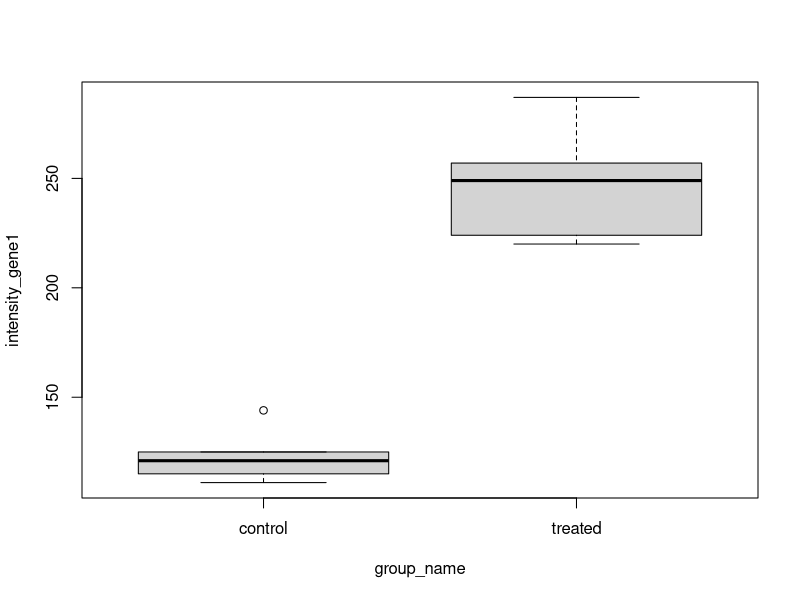
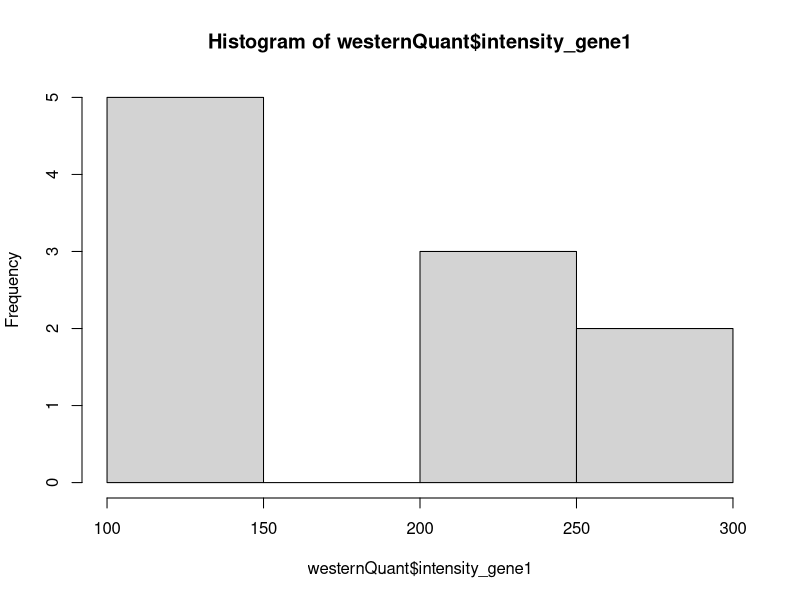
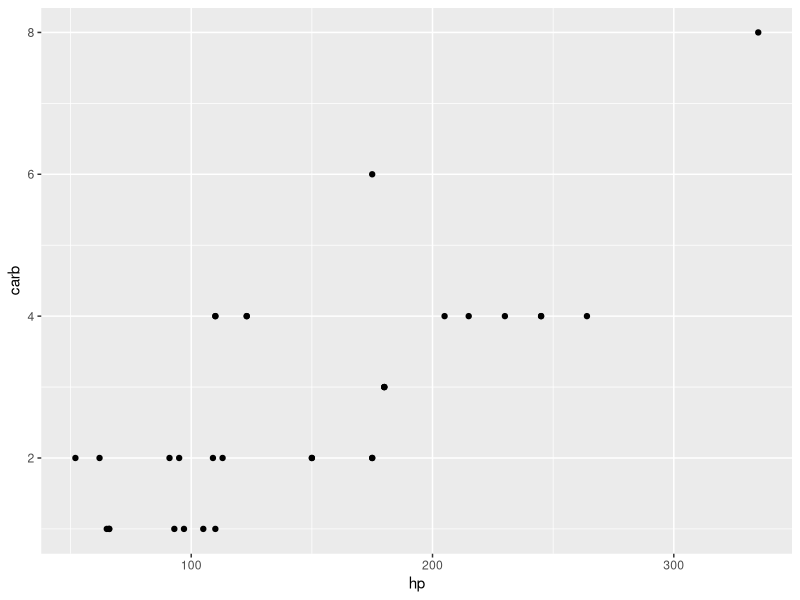
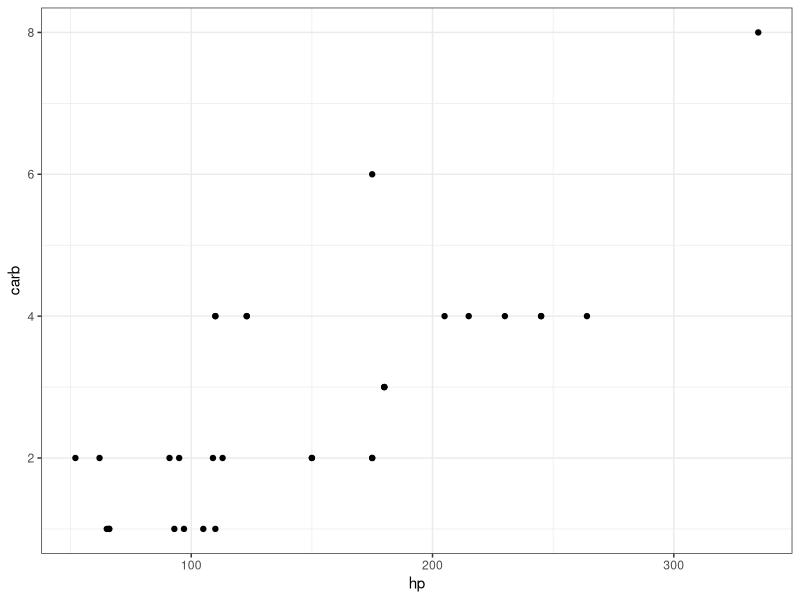
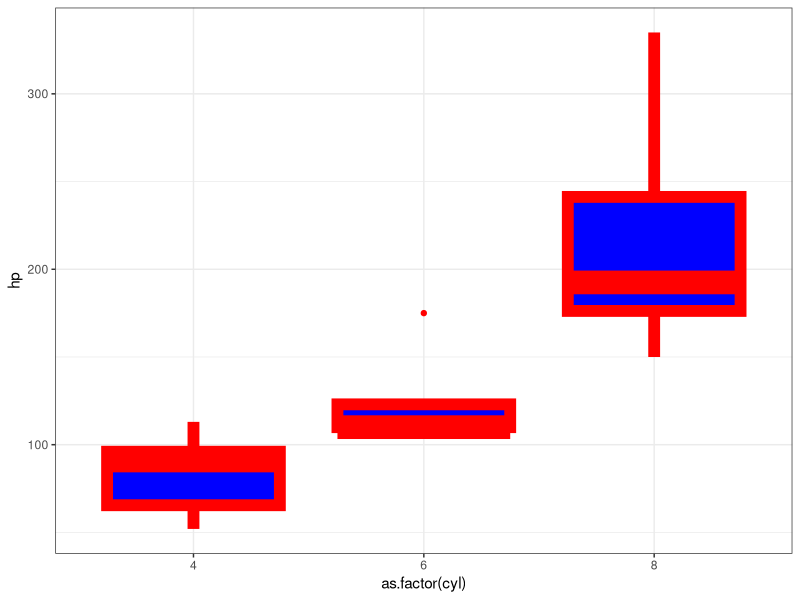
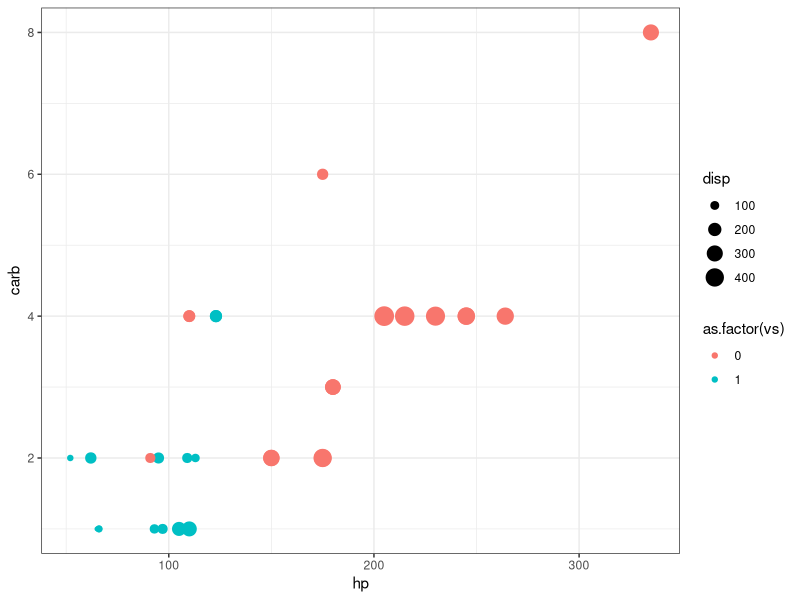
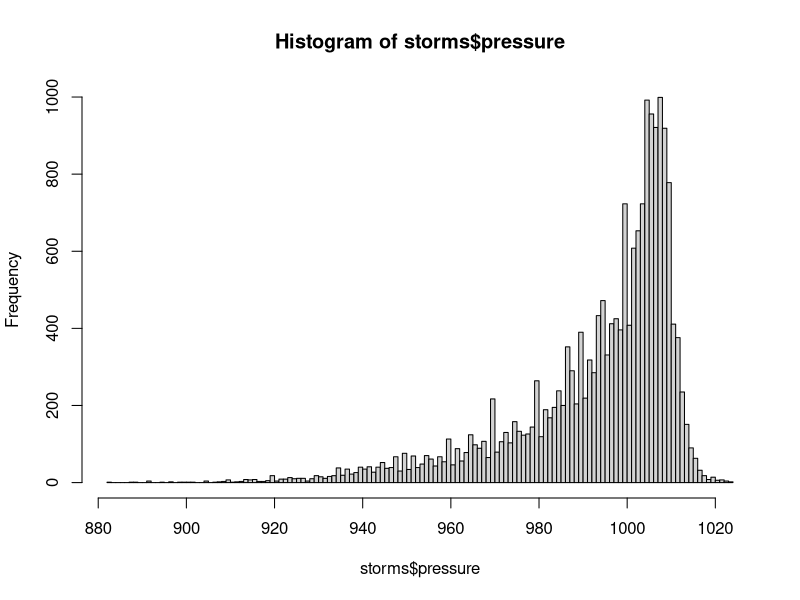
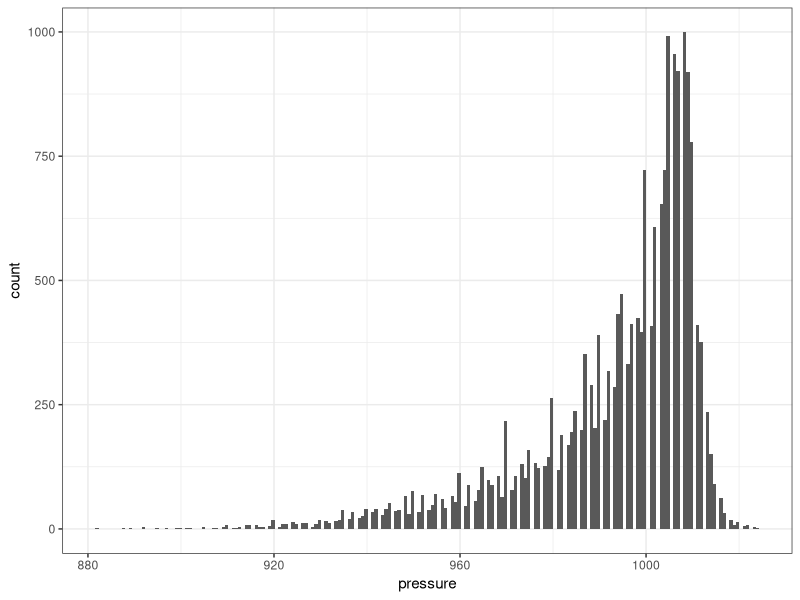

The R source for these figures, in order:
## ---- chunk 1
var1 <- "Hello"
## ---- chunk 2
class(var1)

typeof(var1)
## ---- chunk 3
count <- 10

class(count)
## ---- chunk 4
bool1 <- TRUE

bool2 <- FALSE

class(bool1)

class(bool2)
## ---- chunk 5
5 == 5

5 != 5

5 == 4
## ---- chunk 6
days <- c("Monday", "Tuesday", "Wednesday", "Thursday")

is.vector(days)
## ---- chunk 7
list_of_stuff <-
    list("first",
         2,
         c(TRUE, TRUE, FALSE))
list_of_stuff

other_list <-
    list("name_1" = "first",
         "name_2" = 2,
         "name_3" = c(TRUE, TRUE, FALSE))

other_list$name_3
## ---- chunk 8
foods <-
    data.frame(food = c("hamburger", "coffee", "pie"),
               price = c("7", "2", "12"))

foods
## ---- chunk 9
my_matrix <- 
  matrix(c(1, 2, 3, 4, 5, "bob"),
                    nrow = 2,
                    ncol = 3)
my_matrix

is.numeric(my_matrix)
## ---- chunk 10
months <- c("January", "February", "March", "April", "May")
  
sort(months)

months_factor <- factor(months,
                        levels = c("January", "February", "March", "April", "May"))

sort(months_factor)
## ---- chunk 11
numbers <- c(1, 2, 3, 4, 5)

min(numbers)

sum(numbers)
## ---- chunk 12
help(min)
## ---- chunk 13
fruit <- "orange"

FRUIT <- "apple"

fruit == FRUIT
## ---- chunk 14

## ---- chunk 15

## ---- chunk 16

## ---- chunk 17

## ---- chunk 18

## ---- chunk 19

## ---- chunk 20

## ---- chunk 21

## ---- chunk 22
westernQuant <-
    read.table("westernQuant.txt",
               header = TRUE)

westernQuant
## ---- chunk 23
westernQuant$group_name
## ---- chunk 24
# first row, first column (just one element)
westernQuant[1, 1]

# First row, all columns
westernQuant[1, ]

# First column, all rows
westernQuant[, 1]

# First 5 rows, all columns
westernQuant[c(1:5),]
## ---- chunk 25
boxplot(intensity_gene1 ~ group_name,
        data = westernQuant)
## ---- chunk 26
hist(westernQuant$intensity_gene1)
## ---- chunk 27

## ---- chunk 28

## ---- chunk 29

## ---- chunk 30

## ---- chunk 31

## ---- chunk 32

## ---- chunk 33

## ---- chunk 34
#install.packages("tidyverse")

library(tidyverse)
## ---- chunk 35
westernQuant <- 
    westernQuant%>%
    mutate(intensity_gene1_log = log2(intensity_gene1))

westernQuant
## ---- chunk 36
control_data <-
  westernQuant%>%
  filter(group_name == "control")

control_data
## ---- chunk 37
arranged1 <- 
  westernQuant %>%
  arrange(intensity_gene1)

arranged1

arranged2 <- 
  westernQuant %>%
  arrange(-intensity_gene1)

arranged2
## ---- chunk 38
westernQuant %>%
  select(intensity_gene1, group_name)
## ---- chunk 39
westernQuant %>%
  group_by(group_name) %>%
  summarize(mean_intensity_gene1 = mean(intensity_gene1))
## ---- chunk 40
temperatures <- read.delim("weather_temps.txt", header = TRUE)
temperatures
## ---- chunk 41
long_temps <-
    temperatures %>%
    pivot_longer(cols = c(Jan,
                          Feb,
                          Mar,
                          Apr,
                          May,
                          Jun,
                          Jul,
                          Aug,
                          Sep,
                          Oct,
                          Nov,
                          Dec),
                 names_to = "month",
                 values_to = "temp")

long_temps2 <-
    temperatures %>%
    pivot_longer(cols = c(-Country,
                          -City),
                 names_to = "month",
                 values_to = "temp")

long_temps2
## ---- chunk 42
wide_again <-
  long_temps %>%
  pivot_wider(names_from = "month",
              values_from = "temp")

wide_again
## ---- chunk 43
rain <- read_tsv("weather_precip.tsv")
rain

rain_long <-
    rain %>%
    pivot_longer(cols = c(-Region,
                          -Country,
                          -City,
                          -Yearly),
                 names_to = "month",
                 values_to = "rainfall")
rain_long
## ---- chunk 44
colnames(long_temps)
colnames(rain_long)
nrow(long_temps)
nrow(rain_long)

left_join(long_temps,
          rain)

right_join(long_temps,
           rain)

full_join(long_temps,
          rain)

inner_join(long_temps,
           rain)
## ---- chunk 45
write.table(wide_again,
            file = "exampleOutput.txt",
            quote = FALSE,
            sep = "\t",
            row.names = FALSE)

write_tsv(wide_again,
          file = "exampleOutputAlso.txt")
## ---- chunk 46
temperatures
## ---- chunk 47

## ---- chunk 48

## ---- chunk 49

## ---- chunk 50

## ---- chunk 51

## ---- chunk 52
ggplot(mtcars,
       aes(x = hp,
           y = carb)) +
  geom_point()

# Set the overall look of the plot - I like the white background better than gray
theme_set(theme_bw())
# Put the title in the middle of the top instead of the left
theme_update(plot.title = element_text(hjust = 0.5))

ggplot(mtcars,
       aes(x = hp,
           y = carb)) +
  geom_point() +
  theme_bw()
## ---- chunk 53
mtcars %>%
    ggplot(aes(x = as.factor(cyl),
               y = hp)) +
    geom_boxplot(color = "red",
                 fill = "blue",
                 size = 4)

ggplot(mtcars,
       aes(x = hp,
           y = carb,
           color = as.factor(vs),
           size = disp)) +
  geom_point()
## ---- chunk 54
hist(storms$pressure, n = 200)

ggplot(storms,
       aes(x = pressure)) +
  geom_histogram(bins = 200)
## ---- chunk 55
mtcars %>%
    rownames_to_column("car_make") %>%
    mutate(car_make = str_remove(car_make," .+")) %>%
    ggplot(aes(x = car_make, y = hp, color = as.factor(car_make))) +
    geom_col(fill = "black")

mtcars %>%
  rownames_to_column("car_make") %>%
  ggplot(aes(y = car_make, x = hp)) +
  geom_col()
## ---- chunk 56
ggplot(mtcars) +
  geom_point(aes(x = hp, y = disp)) +
  labs(x = "X label goes here",
       y = "Y label goes here",
       title = "This is a title",
       subtitle = "Subtitle!",
       caption = "Cannon et al, 2034!",
       tag = "A")
## ---- chunk 57
ggplot(mtcars) +
    geom_point(aes(x = hp, y = disp)) +
    facet_wrap(facets = "cyl") +
    labs(title = "disp vs. hp Faceted by cyl")
## ---- chunk 58
ggsave("examplePlot.png",
       width = 10,
       height = 8)

plot_in_variable <-
  ggplot(dplyr::storms,
         aes(x = pressure)) +
  geom_histogram(bins = 100) +
  facet_wrap(~ category)

# ggsave will get the plot size from how big your "plot" windows is in the right pane if you don't specify it!!!!!
ggsave("anotherExamplePlot.png",
       plot = plot_in_variable)
## ---- chunk 59
png("examplePlot.png",
    width = 10,
    height = 8)
hist(storms$pressure, n = 200)
dev.off()

pdf("examplePlot.pdf",
    width = 10,
    height = 8)
hist(storms$pressure, n = 200)
hist(storms$wind, n = 200)
dev.off()
## ---- chunk 60

## ---- chunk 61

## ---- chunk 62

## ---- chunk 63

